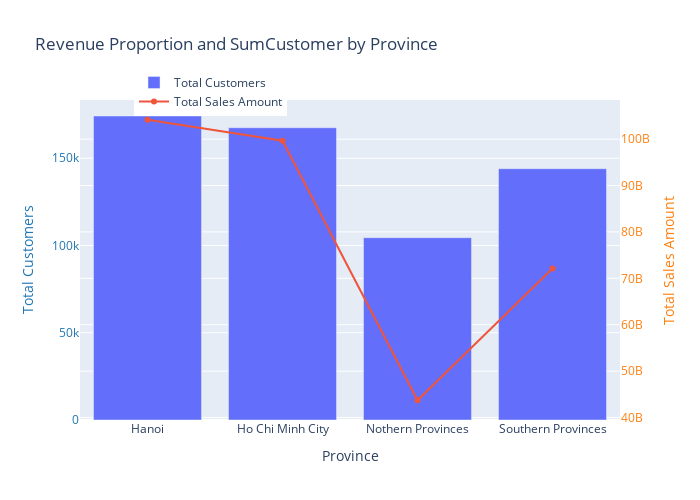

The cell this chart's notebook holds for it:
### Code cell
revenue_by_province = df.groupby('Province')['SalesAmount'].sum().reset_index()
revenue_by_province.columns = ['Province', 'TotalSalesAmount']

customer_by_province = df.groupby('Province')['CustomerID'].nunique().reset_index()
customer_by_province.columns = ['Province', 'TotalCustomers']

bar = go.Bar(x=customer_by_province['Province'], y=customer_by_province['TotalCustomers'], name='Total Customers', yaxis='y1')

line = go.Scatter(x=revenue_by_province['Province'], y=revenue_by_province['TotalSalesAmount'], name='Total Sales Amount', mode='lines+markers', yaxis='y2')

layout = go.Layout(
    title='Revenue Proportion and SumCustomer by Province',
    xaxis=dict(title='Province'),
    yaxis=dict(title='Total Customers', titlefont=dict(color='#1f77b4'), tickfont=dict(color='#1f77b4')),
    yaxis2=dict(title='Total Sales Amount', titlefont=dict(color='#ff7f0e'), tickfont=dict(color='#ff7f0e'), overlaying='y', side='right'),
    legend=dict(x=0.1, y=1.1),
    width=700,  
    height=500
)
fig = go.Figure(data=[bar, line], layout=layout)
fig.show()

### Figure 1 — Plotly figure (JSON) as saved in the notebook; plotly's stock layout.template omitted (floating-point values rounded to 4 significant figures)
{"data": [{"name": "Total Customers", "type": "bar", "x": ["Hanoi", "Ho Chi Minh City", "Nothern Provinces", "Southern Provinces"], "y": [174189, 167449, 104453, 143999], "yaxis": "y"}, {"mode": "lines+markers", "name": "Total Sales Amount", "type": "scatter", "x": ["Hanoi", "Ho Chi Minh City", "Nothern Provinces", "Southern Provinces"], "y": [104173215711, 99646505266, 43728187901, 72133485546], "yaxis": "y2"}], "layout": {"height": 500, "legend": {"x": 0.1, "y": 1.1}, "title": {"text": "Revenue Proportion and SumCustomer by Province"}, "width": 700, "xaxis": {"title": {"text": "Province"}}, "yaxis": {"tickfont": {"color": "#1f77b4"}, "title": {"font": {"color": "#1f77b4"}, "text": "Total Customers"}}, "yaxis2": {"overlaying": "y", "side": "right", "tickfont": {"color": "#ff7f0e"}, "title": {"font": {"color": "#ff7f0e"}, "text": "Total Sales Amount"}}}}
